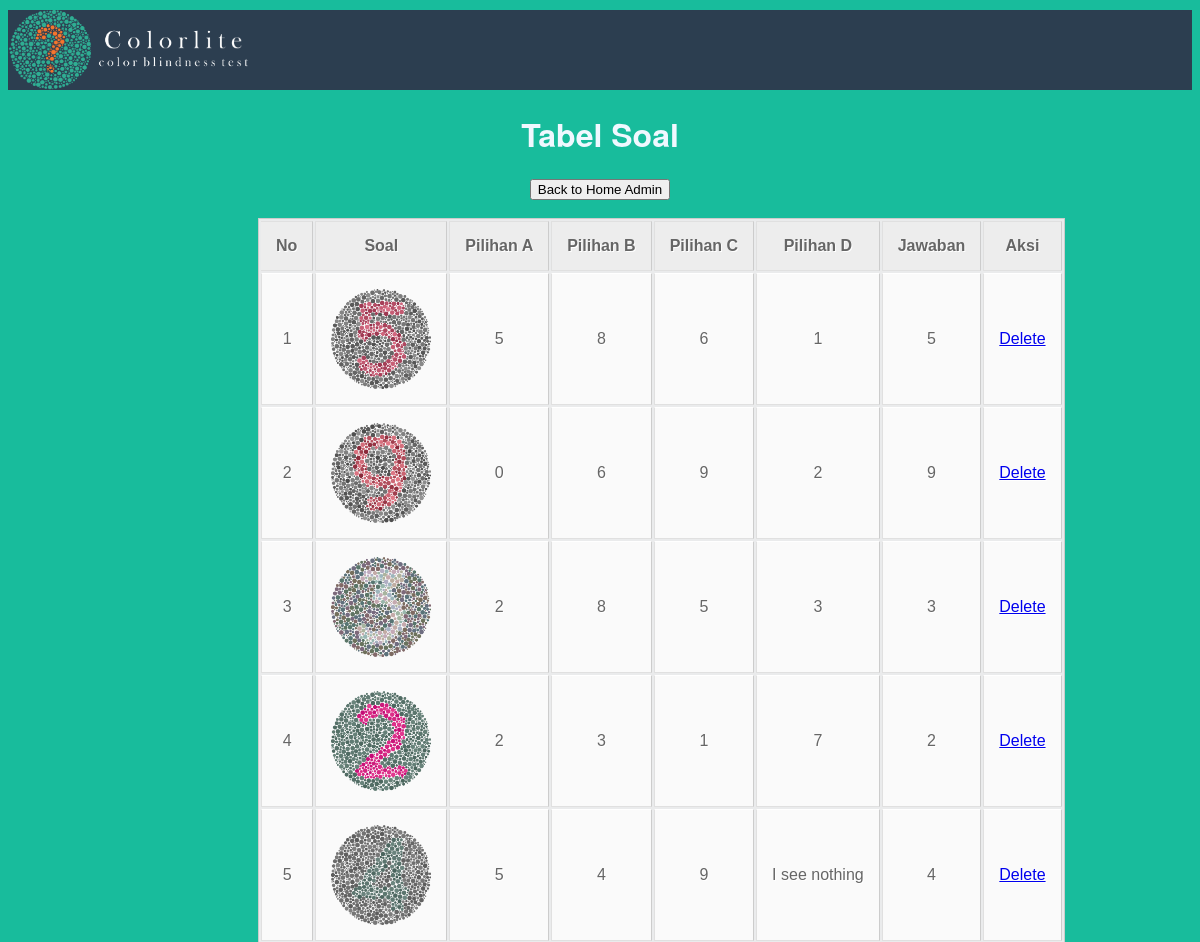
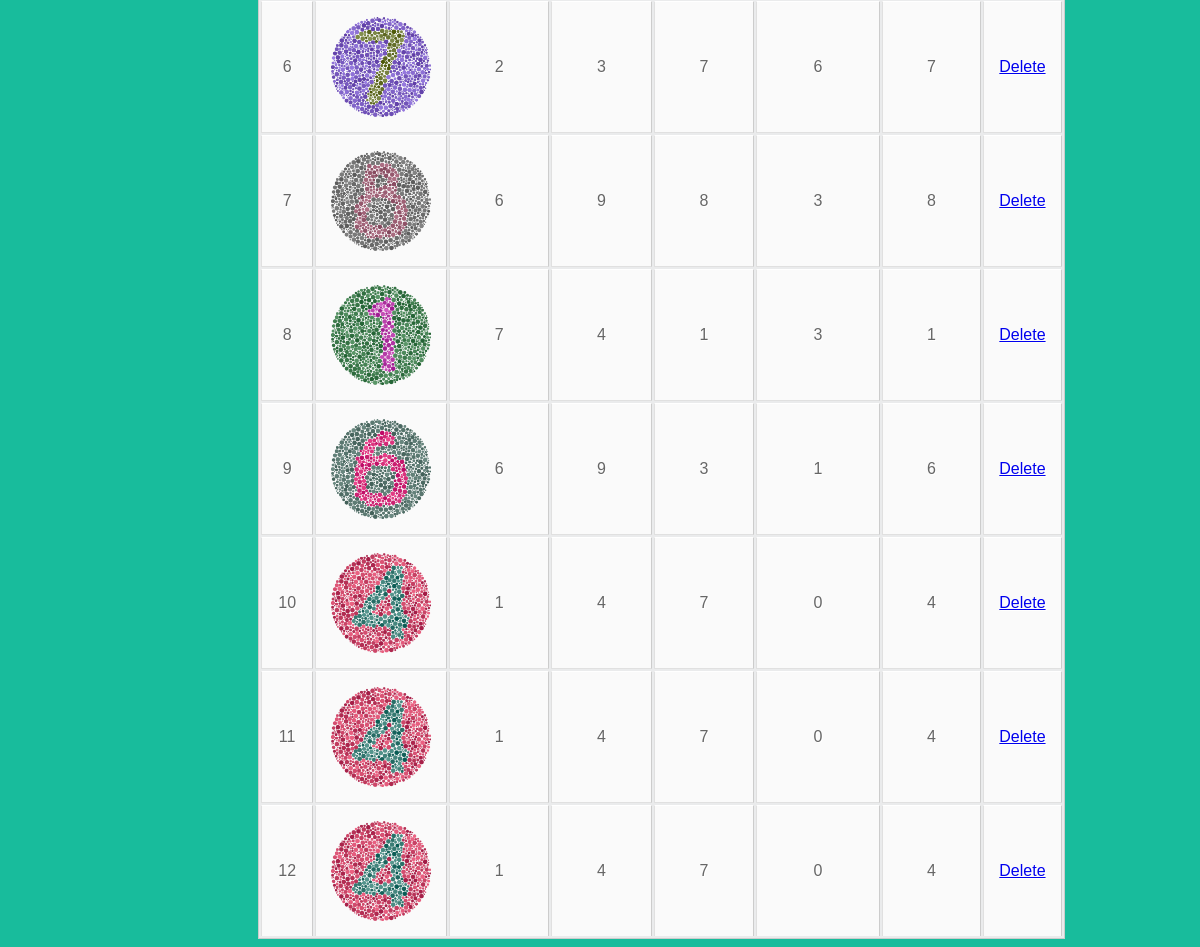
/resource/admin/user.php, run on the app's committed database (2 pictures, top to bottom).
### tables this page shows
CREATE TABLE `images` (
  `id` int(11) NOT NULL,
  `image` varchar(100) NOT NULL,
  `jawab_a` varchar(100) NOT NULL,
  `jawab_b` varchar(100) NOT NULL,
  `jawab_c` varchar(100) NOT NULL,
  `jawab_d` varchar(100) NOT NULL,
  `jawaban` varchar(100) NOT NULL
);

### resource/admin/user.php (the view, shortened to what this page needs)
<?php
include ("koneksi.php");
?>
<html>
	<head>
	<link rel="stylesheet" type="text/css" href="user.css">
</head>
<body>
<div class="title"><img src="img/bbb.png" width="240" height="80" style="float;left;"></div>
	<center><h1>Tabel Soal</h1>
	<a href="http://localhost/buta-warna/resource/admin/homeadmin.php#"><button name="Home" class="home" value="home">Back to Home Admin</button></a>
	</center>
<br><table border="1">
	<tr>
	<th>No</th>
	<th>Soal</th>
	<th>Pilihan A</th>
	<th>Pilihan B</th>
	<th>Pilihan C</th>
	<th>Pilihan D</th>
	<th>Jawaban</th>
	<th colspan="2">Aksi</th>
	</tr>
<?php
 $result = mysqli_query($mysqli, "SELECT * FROM images");
    while ($row = mysqli_fetch_assoc($result)) { ?>
    <tr>
	<td><p><?php echo $row['id'];?></p></td>
	<td><img src="images/<?php echo $row['image'];?>" height="100" width="100"></td>
    <td><p><?php echo $row['jawab_a'];?></p></td>
    <td><p><?php echo $row['jawab_b'];?></p></td>
    <td><p><?php echo $row['jawab_c'];?></p></td>
    <td><p><?php echo $row['jawab_d'];?></p></td>
    <td><p><?php echo $row['jawaban'];?></p></td>
	<td><a href='hapussoal.php?id=<?php echo $row['id'];?>'>Delete</a></td>
	</tr>
<?php }
?>
</table>
</body>
</html>

### resource/admin/user.css (style rules this page uses)
body { background-color: #18BC9C; background-size:100%; background-repeat: no-repeat; position: relative; background-attachment: fixed; font-family: 'Baskerville Old Face'; }
.title { background-color: #2C3E50; font-size: 40px; margin-top: 10px; }
h1 { font-family: Gotham, "Helvetica Neue", Helvetica, Arial, "sans-serif"; color: aliceblue; }
table { margin-left: 250px; font-family: arial, Gotham, "Helvetica Neue", Helvetica, Arial, "sans-serif"; color:#666; text-shadow: 1px 1px 0px #fff; background: #eaebec; border:#ccc 1px solid; }
table th { padding: 15px 15px; border-left: 1px solid #e0e0e0; border-top: 1px solid #e0e0e0; border-bottom: 1px solid #e0e0e0; background: #ededed; }
table th:first-child { border-left: none; padding: none; }
table tr { text-align: center; padding-left: 20px; }
table td { padding: 15px 15px; border-top: 1px solid #ffffff; border-left: 1px solid #e0e0e0; border-bottom: 1px solid #e0e0e0; background: #fafafa; }
table tr:last-child td { border-bottom: 0; }

### data on the page
images: id "1", image (picture), jawab_a "5", jawab_b "8", jawab_c "6", jawab_d "1", jawaban "5"
images: id "2", image (picture), jawab_a "0", jawab_b "6", jawab_c "9", jawab_d "2", jawaban "9"
images: id "3", image (picture), jawab_a "2", jawab_b "8", jawab_c "5", jawab_d "3", jawaban "3"
images: id "4", image (picture), jawab_a "2", jawab_b "3", jawab_c "1", jawab_d "7", jawaban "2"
images: id "5", image (picture), jawab_a "5", jawab_b "4", jawab_c "9", jawab_d "I see nothing", jawaban "4"
images: id "6", image (picture), jawab_a "2", jawab_b "3", jawab_c "7", jawab_d "6", jawaban "7"
images: id "7", image (picture), jawab_a "6", jawab_b "9", jawab_c "8", jawab_d "3", jawaban "8"
images: id "8", image (picture), jawab_a "7", jawab_b "4", jawab_c "1", jawab_d "3", jawaban "1"
images: id "9", image (picture), jawab_a "6", jawab_b "9", jawab_c "3", jawab_d "1", jawaban "6"
images: id "10", image (picture), jawab_a "1", jawab_b "4", jawab_c "7", jawab_d "0", jawaban "4"
images: id "11", image (picture), jawab_a "1", jawab_b "4", jawab_c "7", jawab_d "0", jawaban "4"
images: id "12", image (picture), jawab_a "1", jawab_b "4", jawab_c "7", jawab_d "0", jawaban "4"
